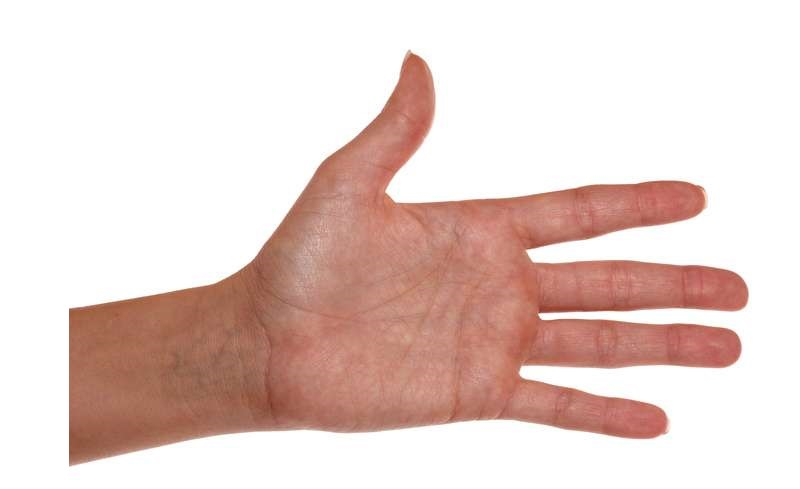
#> input picture PDI/gabaritos/CCF 394 - CONTORNOS/maoaberta.png, 800 x 489 px
$ python 'CCF394 Aula 7 contornos - 7 - contorno e convex hull.py'
#> lines starting #> are read from the running program, lines starting #| are printed output that depends on the picture; after the words box and inside, x2 and y2 are one past the last pixel; in counts of white or black regions, pixels touching at a corner belong together
import cv2
import numpy as np

# Carrega a imagem 'maoaberta.png' e exibe-a em uma janela com o título "original"
image = cv2.imread('maoaberta.png')
#> image is the input picture: shape (489, 800, 3); mean B, G, R 203.9, 209.4, 230.7
cv2.imshow("original", image)

# Converte a imagem para tons de cinza
img_gray = cv2.cvtColor(image, cv2.COLOR_BGR2GRAY)
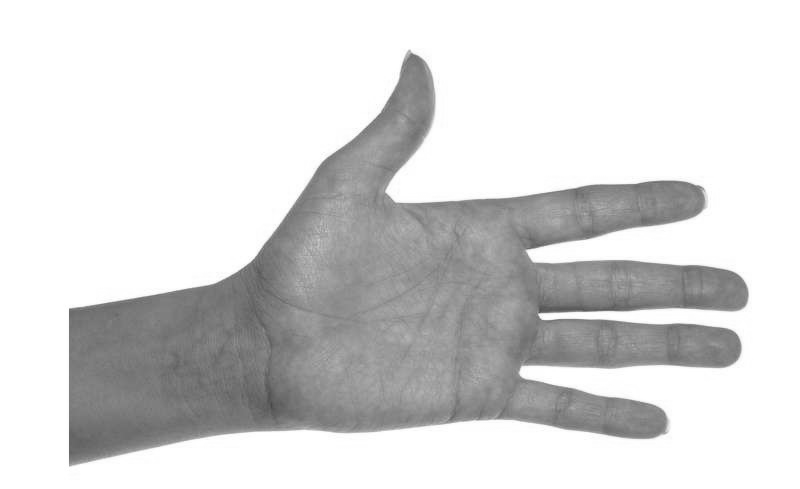
#> img_gray: shape (489, 800); min 71, max 255, mean 215.2

# Aplica o algoritmo Canny para detecção de bordas
canny_img = cv2.Canny(img_gray, 30, 200)
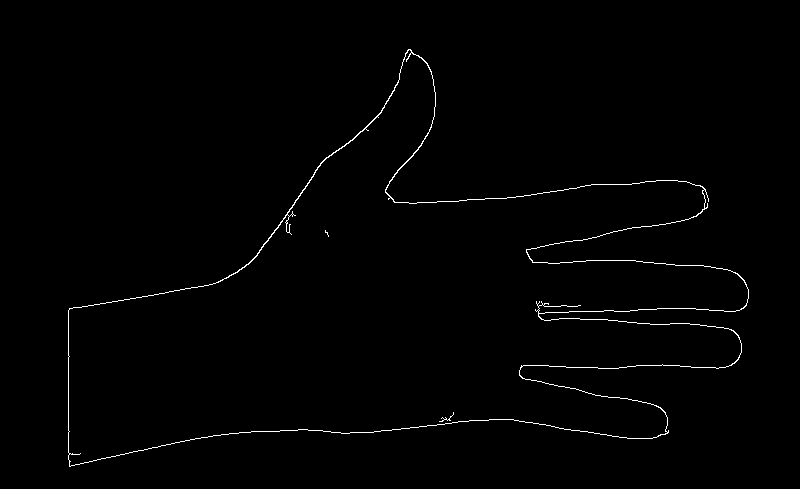
#> canny_img: shape (489, 800); 0.87% white in thin lines or dots, all inside (x1, y1, x2, y2) = (68, 49, 749, 467)

# Encontra os contornos na imagem binarizada
contours, hierarchy = cv2.findContours(canny_img, cv2.RETR_EXTERNAL, cv2.CHAIN_APPROX_NONE)
#> contours = 1 contour; box (x1, y1, x2, y2) and area: (68, 49, 749, 467) 131732
# Lembrando que -1 plota todos os contornos

# Desenha os contornos encontrados na imagem original
cv2.drawContours(image, contours, -1, (0, 255, 0), 2)
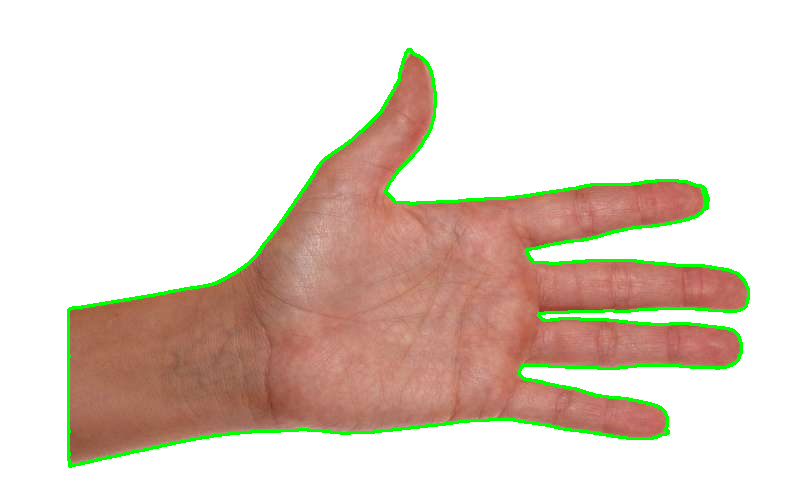
#> image: shape (489, 800, 3); 2.54% of pixels changed, all inside (x1, y1, x2, y2) = (67, 48, 750, 468)
#cv2.imshow("contorno",image)
#cv2.waitKey(0)
# Inicializa uma nova imagem carregando novamente a imagem original
image2 = cv2.imread('maoaberta.png')

# Itera sobre os contornos encontrados
for c in contours:
    # Calcula o casco convexo para cada contorno
    convexHull = cv2.convexHull(c)
    # Desenha o casco convexo na imagem2
    cv2.drawContours(image2, [convexHull], -1, (255, 0, 0), 2)
    # Calcula os defeitos de convexidade
    hull = cv2.convexHull(c, returnPoints=False)
    defects = cv2.convexityDefects(c, hull)

    # Itera sobre os defeitos de convexidade encontrados
    for i in range(defects.shape[0]):
        s, e, f, d = defects[i, 0]
        start = tuple(c[s][0])
        end = tuple(c[e][0])
        far = tuple(c[f][0])
        # Desenha uma linha entre o início e o fim do defeito
        cv2.line(image2, start, end, [0, 255, 0], 2)
        # Desenha um círculo no ponto de defeito
        cv2.circle(image2, far, 5, [0, 0, 255], -1)
#> this loop made 1 pass
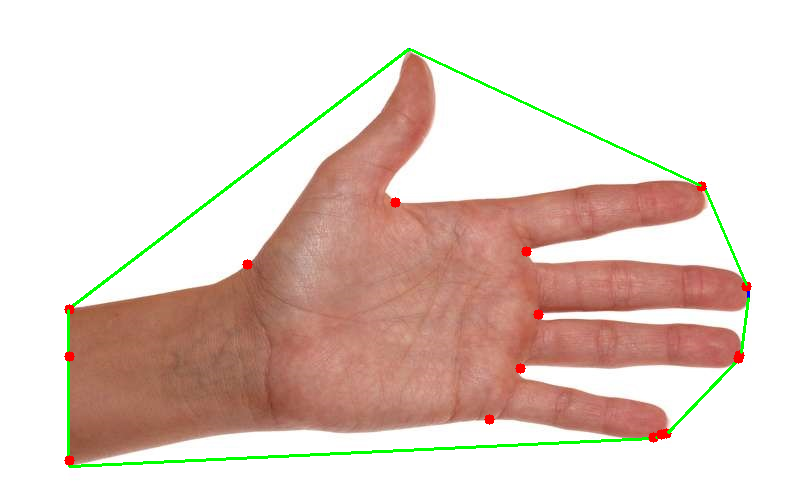
#> image2: shape (489, 800, 3); 1.61% of pixels changed, all inside (x1, y1, x2, y2) = (64, 48, 752, 468)

# Exibe a imagem2 com o casco convexo e os defeitos de convexidade
ambas = np.hstack((image,image2))
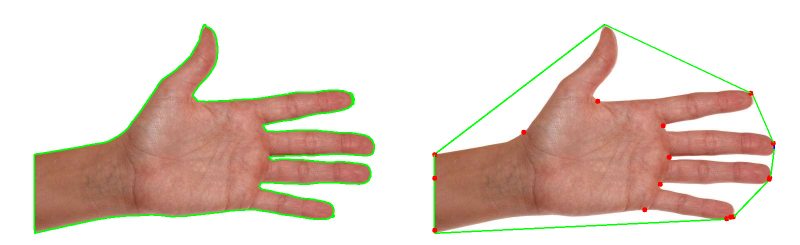
#> ambas: shape (489, 1600, 3) (shown at 1/2 size); mean B, G, R 199.8, 210.1, 226.3
cv2.imshow('ConvexHull', ambas)
cv2.waitKey(0)

# Salva a imagem2 como 'teste.png'
cv2.imwrite("teste.png", image2)

# Fecha todas as janelas abertas
cv2.destroyAllWindows()

$ run again, with PDI/gabaritos/CCF 394 - CONTORNOS/boomerang.png copied over PDI/gabaritos/CCF 394 - CONTORNOS/maoaberta.png
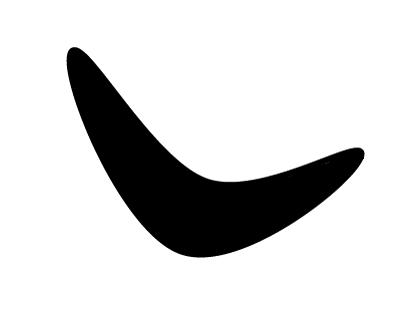
#> input picture PDI/gabaritos/CCF 394 - CONTORNOS/boomerang.png, 418 x 325 px
#> image is the input picture: shape (325, 418, 3); mean B, G, R 215.8, 215.8, 215.8
#> `canny_img = cv2.Canny(img_gray, 30, 200)`:
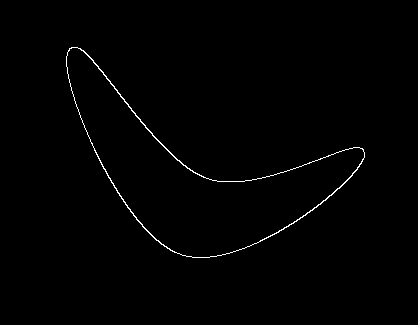
#> canny_img: shape (325, 418); 0.73% white in thin lines or dots, all inside (x1, y1, x2, y2) = (66, 47, 365, 258)
#> contours = 1 contour; box (x1, y1, x2, y2) and area: (66, 47, 365, 258) 21032
#> image: shape (325, 418, 3); 2.13% of pixels changed, all inside (x1, y1, x2, y2) = (65, 46, 366, 259)
#> the loop `for c in contours:` made 1 pass
#> `ambas = np.hstack((image,image2))`:
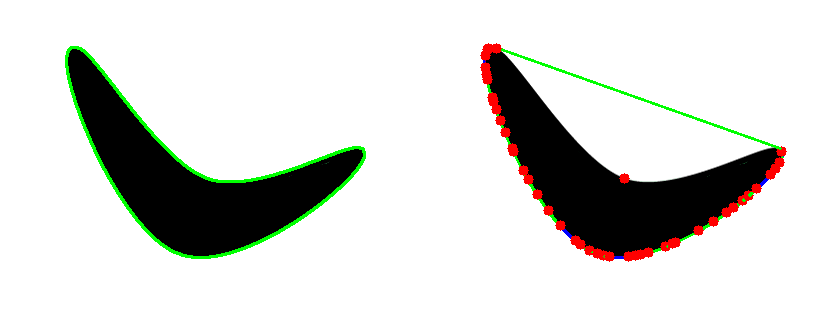
#> ambas: shape (325, 836, 3); mean B, G, R 212, 215.7, 214.7

$ run again, with PDI/gabaritos/CCF 394 - CONTORNOS/douglas-peucker.png copied over PDI/gabaritos/CCF 394 - CONTORNOS/maoaberta.png
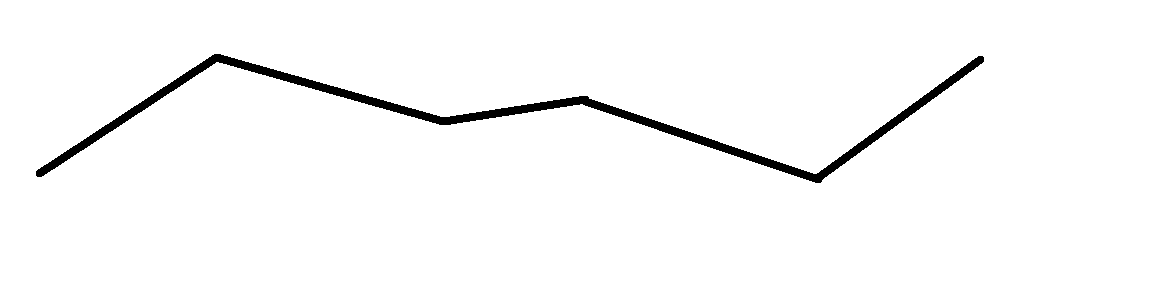
#> input picture PDI/gabaritos/CCF 394 - CONTORNOS/douglas-peucker.png, 1162 x 305 px
#> image is the input picture: shape (305, 1162, 3); 97.6% white; 1 black region, box (x1, y1, x2, y2) and area: (36, 54, 984, 183) 8353
#> `canny_img = cv2.Canny(img_gray, 30, 200)`:
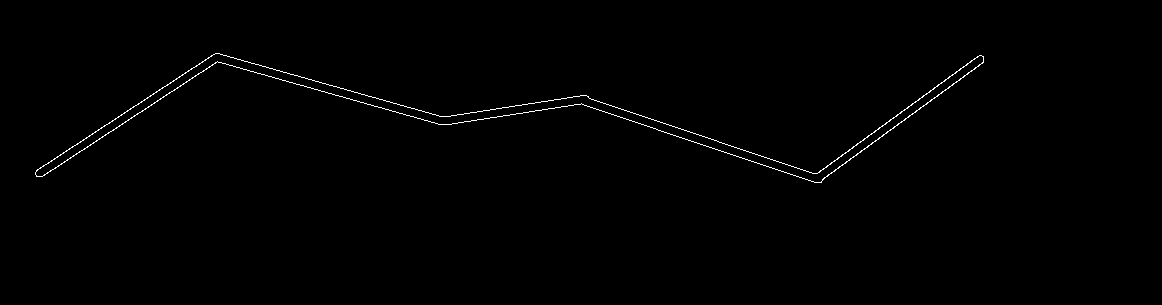
#> canny_img: shape (305, 1162); 0.61% white in thin lines or dots, all inside (x1, y1, x2, y2) = (35, 53, 984, 183)
#> contours = 1 contour; box (x1, y1, x2, y2) and area: (35, 53, 984, 183) 8480
#> image: shape (305, 1162, 3); 2.06% of pixels changed, all inside (x1, y1, x2, y2) = (34, 52, 985, 184)
#> the loop `for c in contours:` made 1 pass
#> `ambas = np.hstack((image,image2))`:
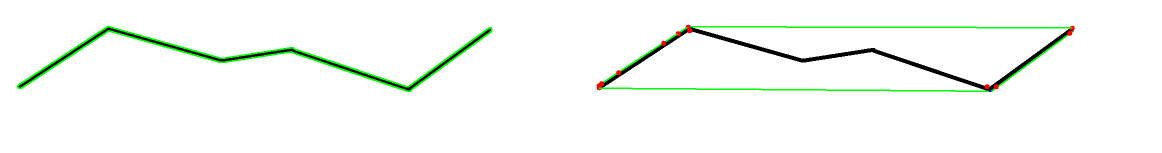
#> ambas: shape (305, 2324, 3) (shown at 1/2 size); mean B, G, R 245.5, 250.2, 245.8

$ run again, with PDI/gabaritos/CCF 394 - CONTORNOS/figuraAngulo.png copied over PDI/gabaritos/CCF 394 - CONTORNOS/maoaberta.png
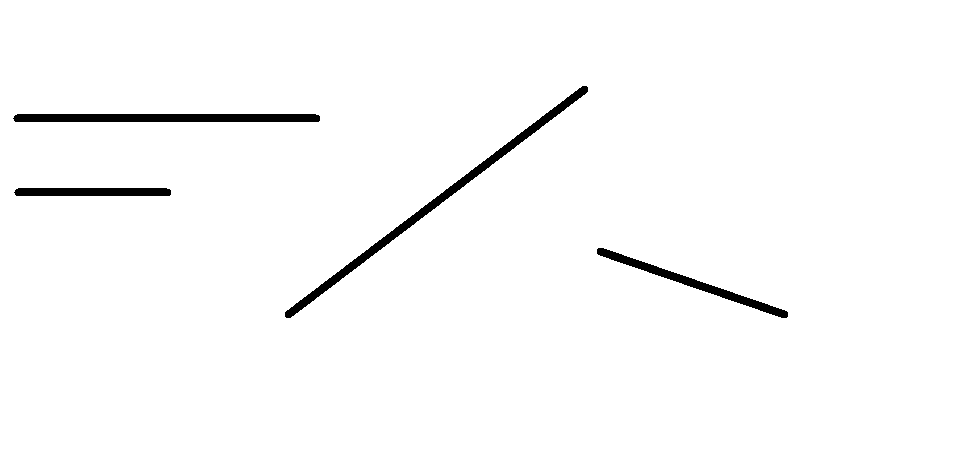
#> input picture PDI/gabaritos/CCF 394 - CONTORNOS/figuraAngulo.png, 974 x 464 px
#> image is the input picture: shape (464, 974, 3); 98.2% white; 4 black regions, box (x1, y1, x2, y2) and area: (285, 86, 588, 318) 2996, (13, 114, 320, 122) 2438, (597, 248, 788, 318) 1598, (14, 188, 171, 196) 1238
#> `canny_img = cv2.Canny(img_gray, 30, 200)`:
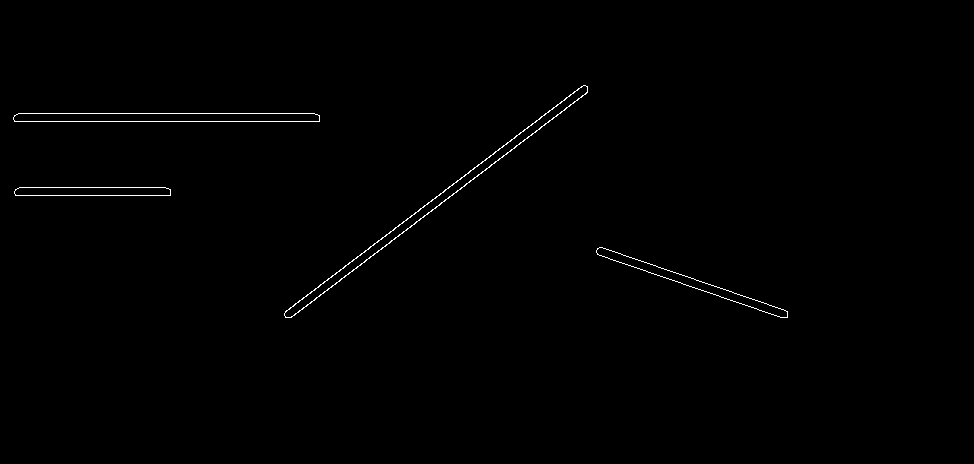
#> canny_img: shape (464, 974); 0.5% white in thin lines or dots, all inside (x1, y1, x2, y2) = (13, 85, 788, 318)
#> contours = 4 contours; box (x1, y1, x2, y2) and area: (284, 85, 588, 318) 3147, (13, 113, 320, 122) 2432, (596, 247, 788, 318) 1595, (14, 187, 171, 196) 1232
#> image: shape (464, 974, 3); 1.56% of pixels changed, all inside (x1, y1, x2, y2) = (12, 84, 789, 319)
#> the loop `for c in contours:` made 4 passes
#> hull on passes 2 to 3: [176, 173, 171, 165, 10, 8, 6, 4, 0], [326, 323, 321, 315, 10, 8, 6, 4, 0]
#> `ambas = np.hstack((image,image2))`:
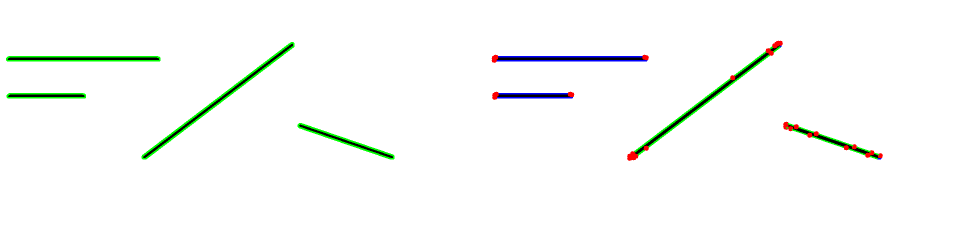
#> ambas: shape (464, 1948, 3) (shown at 1/2 size); mean B, G, R 248.8, 250.8, 248.6
